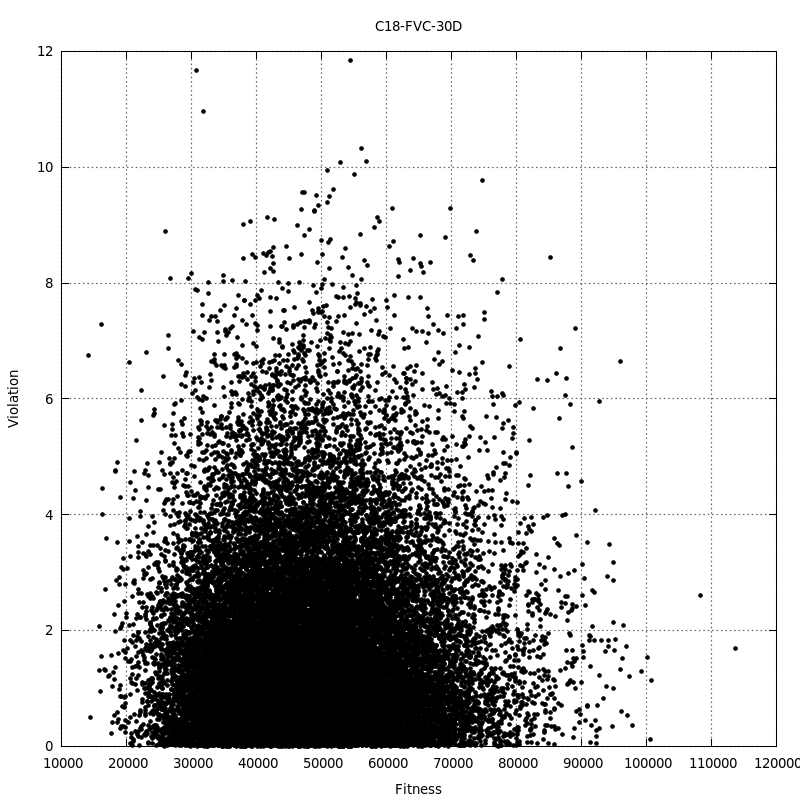

Write gnuplot code to recreate this figure.
set terminal pngcairo size 800,800 enhanced font 'Verdana,10'
set output "30DFVC.png"
set title "C18-FVC-30D"
#
set xlabel "Fitness"
set ylabel "Violation"
set grid ytics lt 0 lw 2 lc rgb "#666666"
set grid xtics lt 0 lw 2 lc rgb "#666666"
#
plot "data/30DFVC.dat" using 1:2 title '' pt 7 ps 0.6 lt 0
